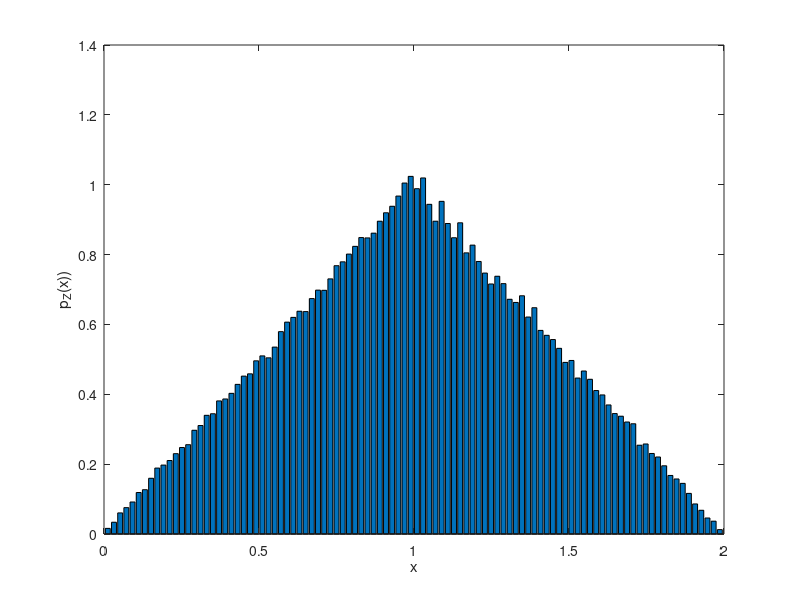

Recreate this plot in MATLAB.
% probability_review/sum_2rv.m
X1 = rand(1,1e5);
X2 = rand(1,1e5);
X3 = rand(1,1e5);
Z = X1 + X2;
[fz,x] = hist(Z,100);
w_fz = x(end)/length(fz);
fz = fz/sum(fz)/w_fz;
figure, bar(x,fz)
xlabel 'x'; ylabel 'p_Z(x))';
